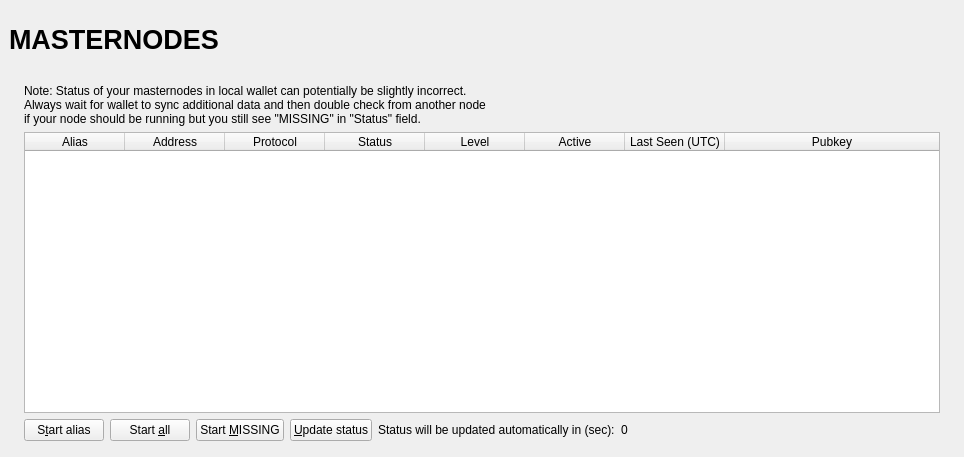
<?xml version="1.0" encoding="UTF-8"?>
<ui version="4.0">
 <class>MasternodeList</class>
 <widget class="QWidget" name="MasternodeList">
  <property name="geometry">
   <rect>
    <x>0</x>
    <y>0</y>
    <width>964</width>
    <height>457</height>
   </rect>
  </property>
  <property name="windowTitle">
   <string>Form</string>
  </property>
  <layout class="QVBoxLayout" name="topLayout" stretch="0">
   <property name="leftMargin">
    <number>9</number>
   </property>
   <property name="topMargin">
    <number>9</number>
   </property>
   <property name="rightMargin">
    <number>9</number>
   </property>
   <property name="bottomMargin">
    <number>9</number>
   </property>
   <item>
    <layout class="QVBoxLayout" name="verticalLayout_Master" stretch="0,1">
     <property name="spacing">
      <number>0</number>
     </property>
     <item>
      <widget class="QFrame" name="frame_Header">
       <layout class="QVBoxLayout" name="verticalLayout_4">
        <property name="leftMargin">
         <number>0</number>
        </property>
        <property name="topMargin">
         <number>0</number>
        </property>
        <property name="rightMargin">
         <number>0</number>
        </property>
        <property name="bottomMargin">
         <number>0</number>
        </property>
        <item>
         <layout class="QHBoxLayout" name="horizontalLayout_Header" stretch="1,0,1">
          <item>
           <widget class="QLabel" name="labelOverviewHeaderLeft">
            <property name="minimumSize">
             <size>
              <width>464</width>
              <height>60</height>
             </size>
            </property>
            <property name="maximumSize">
             <size>
              <width>16777215</width>
              <height>60</height>
             </size>
            </property>
            <property name="font">
             <font>
              <pointsize>20</pointsize>
              <weight>75</weight>
              <bold>true</bold>
             </font>
            </property>
            <property name="text">
             <string>MASTERNODES</string>
            </property>
           </widget>
          </item>
          <item>
           <spacer name="horizontalSpacer">
            <property name="orientation">
             <enum>Qt::Horizontal</enum>
            </property>
            <property name="sizeHint" stdset="0">
             <size>
              <width>40</width>
              <height>20</height>
             </size>
            </property>
           </spacer>
          </item>
          <item>
           <widget class="QLabel" name="labelOverviewHeaderRight">
            <property name="minimumSize">
             <size>
              <width>464</width>
              <height>60</height>
             </size>
            </property>
            <property name="maximumSize">
             <size>
              <width>16777215</width>
              <height>60</height>
             </size>
            </property>
            <property name="font">
             <font>
              <pointsize>14</pointsize>
             </font>
            </property>
            <property name="text">
             <string/>
            </property>
            <property name="alignment">
             <set>Qt::AlignRight|Qt::AlignTrailing|Qt::AlignVCenter</set>
            </property>
           </widget>
          </item>
         </layout>
        </item>
       </layout>
      </widget>
     </item>
     <item>
      <widget class="QFrame" name="frame_BG">
       <layout class="QVBoxLayout" name="verticalLayout_3">
        <property name="leftMargin">
         <number>6</number>
        </property>
        <property name="topMargin">
         <number>6</number>
        </property>
        <property name="rightMargin">
         <number>6</number>
        </property>
        <property name="bottomMargin">
         <number>6</number>
        </property>
        <item>
         <widget class="QFrame" name="frame_Content">
          <layout class="QVBoxLayout" name="verticalLayout">
           <property name="spacing">
            <number>0</number>
           </property>
           <property name="leftMargin">
            <number>0</number>
           </property>
           <property name="topMargin">
            <number>0</number>
           </property>
           <property name="rightMargin">
            <number>0</number>
           </property>
           <property name="bottomMargin">
            <number>0</number>
           </property>
           <item>
            <layout class="QGridLayout" name="gridLayout_2">
             <property name="spacing">
              <number>2</number>
             </property>
             <item row="0" column="0">
              <widget class="QFrame" name="frameList">
               <layout class="QVBoxLayout" name="verticalLayout_2">
                <property name="bottomMargin">
                 <number>1</number>
                </property>
                <item>
                 <layout class="QHBoxLayout" name="horizontalLayout_note">
                  <property name="bottomMargin">
                   <number>0</number>
                  </property>
                  <item>
                   <widget class="QLabel" name="updateNote">
                    <property name="text">
                     <string>Note: Status of your masternodes in local wallet can potentially be slightly incorrect.&lt;br /&gt;Always wait for wallet to sync additional data and then double check from another node&lt;br /&gt;if your node should be running but you still see &quot;MISSING&quot; in &quot;Status&quot; field.</string>
                    </property>
                   </widget>
                  </item>
                 </layout>
                </item>
                <item>
                 <widget class="QTableWidget" name="tableWidgetMyMasternodes">
                  <property name="minimumSize">
                   <size>
                    <width>695</width>
                    <height>0</height>
                   </size>
                  </property>
                  <property name="palette">
                   <palette>
                    <active>
                     <colorrole role="Text">
                      <brush brushstyle="SolidPattern">
                       <color alpha="255">
                        <red>51</red>
                        <green>51</green>
                        <blue>51</blue>
                       </color>
                      </brush>
                     </colorrole>
                    </active>
                    <inactive>
                     <colorrole role="Text">
                      <brush brushstyle="SolidPattern">
                       <color alpha="255">
                        <red>51</red>
                        <green>51</green>
                        <blue>51</blue>
                       </color>
                      </brush>
                     </colorrole>
                    </inactive>
                    <disabled>
                     <colorrole role="Text">
                      <brush brushstyle="SolidPattern">
                       <color alpha="255">
                        <red>85</red>
                        <green>85</green>
                        <blue>85</blue>
                       </color>
                      </brush>
                     </colorrole>
                    </disabled>
                   </palette>
                  </property>
                  <property name="editTriggers">
                   <set>QAbstractItemView::NoEditTriggers</set>
                  </property>
                  <property name="alternatingRowColors">
                   <bool>true</bool>
                  </property>
                  <property name="selectionMode">
                   <enum>QAbstractItemView::SingleSelection</enum>
                  </property>
                  <property name="selectionBehavior">
                   <enum>QAbstractItemView::SelectRows</enum>
                  </property>
                  <property name="sortingEnabled">
                   <bool>true</bool>
                  </property>
                  <attribute name="horizontalHeaderStretchLastSection">
                   <bool>true</bool>
                  </attribute>
                  <column>
                   <property name="text">
                    <string>Alias</string>
                   </property>
                  </column>
                  <column>
                   <property name="text">
                    <string>Address</string>
                   </property>
                  </column>
                  <column>
                   <property name="text">
                    <string>Protocol</string>
                   </property>
                  </column>
                  <column>
                   <property name="text">
                    <string>Status</string>
                   </property>
                  </column>
                  <column>
                   <property name="text">
                    <string>Level</string>
                   </property>
                  </column>
                  <column>
                   <property name="text">
                    <string>Active</string>
                   </property>
                  </column>
                  <column>
                   <property name="text">
                    <string>Last Seen (UTC)</string>
                   </property>
                  </column>
                  <column>
                   <property name="text">
                    <string>Pubkey</string>
                   </property>
                  </column>
                 </widget>
                </item>
                <item>
                 <layout class="QHBoxLayout" name="horizontalLayout_5">
                  <property name="bottomMargin">
                   <number>0</number>
                  </property>
                  <item>
                   <widget class="QPushButton" name="startButton">
                    <property name="text">
                     <string>S&amp;tart alias</string>
                    </property>
                   </widget>
                  </item>
                  <item>
                   <widget class="QPushButton" name="startAllButton">
                    <property name="text">
                     <string>Start &amp;all</string>
                    </property>
                   </widget>
                  </item>
                  <item>
                   <widget class="QPushButton" name="startMissingButton">
                    <property name="text">
                     <string>Start &amp;MISSING</string>
                    </property>
                   </widget>
                  </item>
                  <item>
                   <widget class="QPushButton" name="UpdateButton">
                    <property name="text">
                     <string>&amp;Update status</string>
                    </property>
                   </widget>
                  </item>
                  <item>
                   <widget class="QLabel" name="autoupdate_label">
                    <property name="text">
                     <string>Status will be updated automatically in (sec):</string>
                    </property>
                   </widget>
                  </item>
                  <item>
                   <widget class="QLabel" name="secondsLabel">
                    <property name="text">
                     <string>0</string>
                    </property>
                   </widget>
                  </item>
                  <item>
                   <spacer name="horizontalSpacer_5">
                    <property name="orientation">
                     <enum>Qt::Horizontal</enum>
                    </property>
                    <property name="sizeHint" stdset="0">
                     <size>
                      <width>40</width>
                      <height>20</height>
                     </size>
                    </property>
                   </spacer>
                  </item>
                 </layout>
                </item>
               </layout>
              </widget>
             </item>
            </layout>
           </item>
          </layout>
         </widget>
        </item>
       </layout>
      </widget>
     </item>
    </layout>
   </item>
  </layout>
 </widget>
 <resources/>
 <connections/>
</ui>
